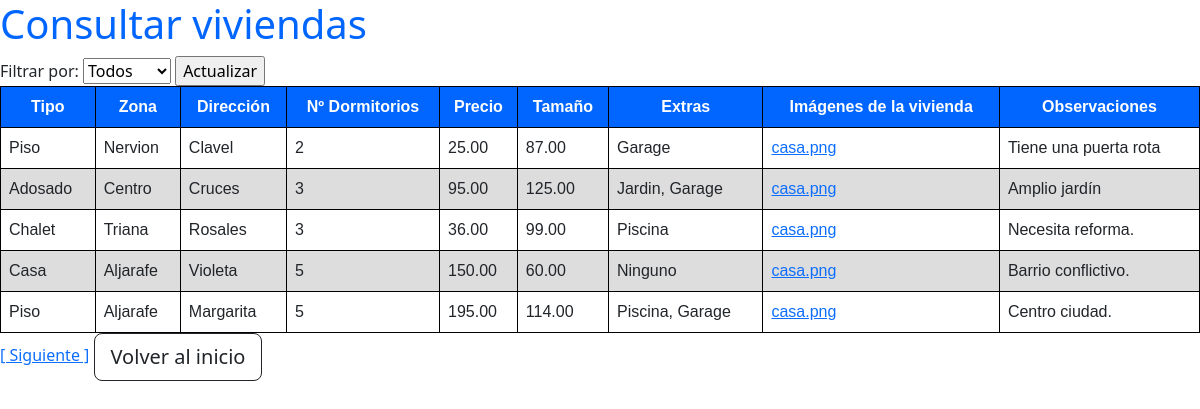
Screenshot of /InmobiliariaPrueba/bbdd.php with the database file from the repository.
### tables this page shows
CREATE TABLE `viviendas` (
  `id_vivienda` smallint(10) UNSIGNED NOT NULL,
  `tipo` enum('Piso','Adosado','Chalet','Casa') NOT NULL,
  `zona` enum('Centro','Nervion','Triana','Aljarafe','Macarena') NOT NULL,
  `direccion` varchar(100) NOT NULL,
  `num_dormitorios` enum('1','2','3','4','5') NOT NULL DEFAULT '3',
  `precio` decimal(9,2) NOT NULL,
  `tamano` decimal(6,2) NOT NULL,
  `extras` varchar(100) NOT NULL DEFAULT 'Ninguno',
  `foto` varchar(200) DEFAULT NULL,
  `observaciones` text DEFAULT NULL
);

### InmobiliariaPrueba/bbdd.php (the view, shortened to what this page needs)
<?php
include "conectarBBDD.php";
$filtro = "";
$respuesta = "";
$paginaActual = isset($_GET['pagina']) ? $_GET['pagina'] : 1;
$resultadosPorPagina = 5;
$inicioFila = ($paginaActual - 1) * $resultadosPorPagina;
$query = "SELECT * FROM viviendas " . $filtro . "LIMIT $inicioFila, $resultadosPorPagina";
$resultado = mysqli_query($conn, $query);
?>
<!DOCTYPE html>
<html lang="es">
<head>
    <link href="https://cdn.jsdelivr.net/npm/bootstrap@5.3.2/dist/css/bootstrap.min.css" rel="stylesheet"
 />
    <link href="css/bbdd.css" rel="stylesheet">
</head>
<body>
    <h1>Consultar viviendas</h1>
    <form action="bbdd.php" method="post">
        <label for="vivienda">Filtrar por: </label>
        <select name="vivienda">
            <option value="todos" <?php if ($respuesta == "todos")
                echo "selected"; ?>>Todos</option>
        </select>
        <input type="submit" value="Actualizar" name="actualizar">
    </form>
    <table>
        <?php
        if ($resultado->num_rows > 0) {
            echo " <tr class=primera-fila>
            <td>Tipo</td>
            <td>Zona</td>
            <td>Dirección</td>
            <td>Nº Dormitorios</td>
            <td>Precio</td>
            <td>Tamaño</td>
            <td>Extras</td>
            <td>Imágenes de la vivienda</td>
            <td>Observaciones</td>
        </tr>
        <tr> ";
            while ($fila = mysqli_fetch_assoc($resultado)) {
                ?>
                <tr>
                    <td>
                        <?php echo $fila['tipo'] ?>
                    </td>
                    <td>
                        <?php echo $fila['zona'] ?>
                    </td>
                    <td>
                        <?php echo $fila['direccion'] ?>
                    </td>
                    <td>
                        <?php echo $fila['num_dormitorios'] ?>
                    </td>
                    <td>
                        <?php echo $fila['precio'] ?>
                    </td>
                    <td>
                        <?php echo $fila['tamano'] ?>
                    </td>
                    <td>
                        <?php echo $fila['extras'] ?>
                    </td>
                    <td>
                        <?php echo $fila['foto'] ?>
                    </td>
                    <td>
                        <?php echo $fila['observaciones'] ?>
                    </td>
                </tr>
                <?php
            }
            ?>
        </table>
        <?php
        if ($paginaActual == 1) {
            $paginaSiguiente = $paginaActual + 1;
            echo "<a href='?pagina=$paginaSiguiente'>[ Siguiente ]</a>";
        }
        } else {
            $paginaAnterior = $paginaActual - 1;
            echo "No se encontraron resultados" . "<br>";
        }
        ?>
    <button onclick="window.location.href='inicio.php'" class="btn btn-outline-dark btn-lg">
        Volver al inicio</button>
</body>
</html>

### InmobiliariaPrueba/css/bbdd.css (style rules this page uses)
h1 { color: #0066ff; }
table { font-family: arial, sans-serif; width: 100%; }
.primera-fila { background-color: #0066ff; color: white; font-weight: bolder; text-align: center; }
tr, td { border: 1px solid black; padding: 8px; }
tr:nth-child(even) { background-color: #dddddd; text-align: left; }

### rows the page displays
viviendas: tipo "Piso", zona "Nervion", direccion "Clavel", num_dormitorios "2", precio "25.00", tamano "87.00", extras "Garage", foto "casa.png", observaciones "Tiene una puerta rota"
viviendas: tipo "Adosado", zona "Centro", direccion "Cruces", num_dormitorios "3", precio "95.00", tamano "125.00", extras "Jardin, Garage", foto "casa.png", observaciones "Amplio jardín"
viviendas: tipo "Chalet", zona "Triana", direccion "Rosales", num_dormitorios "3", precio "36.00", tamano "99.00", extras "Piscina", foto "casa.png", observaciones "Necesita reforma."
viviendas: tipo "Casa", zona "Aljarafe", direccion "Violeta", num_dormitorios "5", precio "150.00", tamano "60.00", extras "Ninguno", foto "casa.png", observaciones "Barrio conflictivo."
viviendas: tipo "Piso", zona "Aljarafe", direccion "Margarita", num_dormitorios "5", precio "195.00", tamano "114.00", extras "Piscina, Garage", foto "casa.png", observaciones "Centro ciudad."
